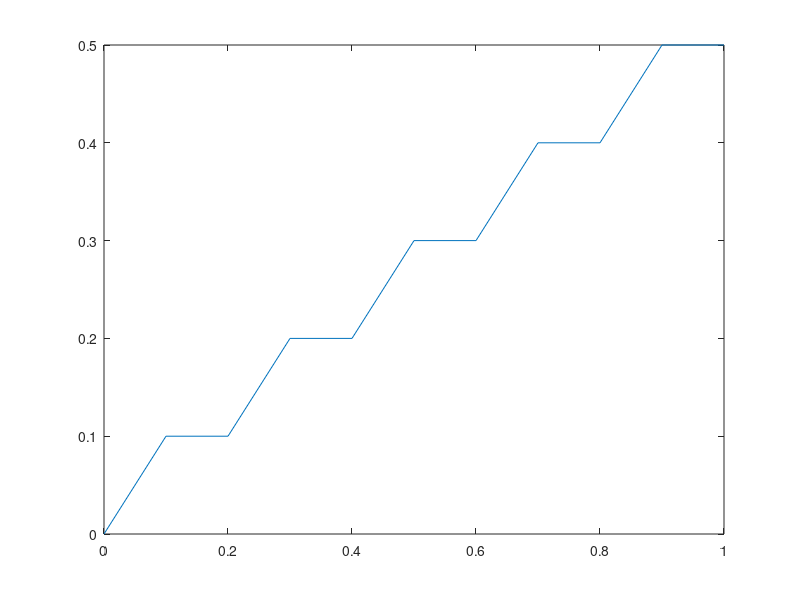

The MATLAB script that drew this image:
clear
beta = 0.9;         % discount factor
r = 1/beta - 1;     % interest rate
w = 0.1;

N = 11;     % edit this to make our grid finer
K = [0:1/(N - 1):1]'       % state space for k

% solve for a particular grid point:
% i = 3

k = 0.5;        % this is the value we play around with.
                % if we set k = 0.5, we get negative consumption
                % which isn't possible
                % i.e. C below starts taking negative values
                % we introduce a fix below ***
T = 5       % five periods

% evaluate the obj function for all pts in grid space
% i.e. trying different k' values.

% solve for k = 1 abv but for all pts in K
% generates a column vector of values assumed by U in the grid space
% solve for all values in the K vector (grid space) using a for loop:
for i = 1:N
    C = (1 + r) * K(i) + w - K;     % switch from k to k(i) ***
    U = log(C.* (C > 0)) + beta * log((1 + r) * K + w);     % (C > 0) ***
    
    % graph obj function as a function of k'
    % plot(K, U, '-d')
    
    % find the optimum
    [Ustar jstar] = max(U)
    % K value which maximizes obj function:
    % K(jstar)  % case for k > 0.5, i.e. no negative consumption
    [K(i) K(jstar)]
    V(T - 1, i) = Ustar;        % value function for particular grid pt i
    indxg(T - 1, i) = jstar;    % decision rule, gives location in K vector
                                % of maximizer
                                % we solve the problem for T - 1
end

% locations that maximize obj function:
indxg(T - 1, :);

plot(K, K(indxg(T - 1, :)))     % plots decision rule
                                % will look like a step function.